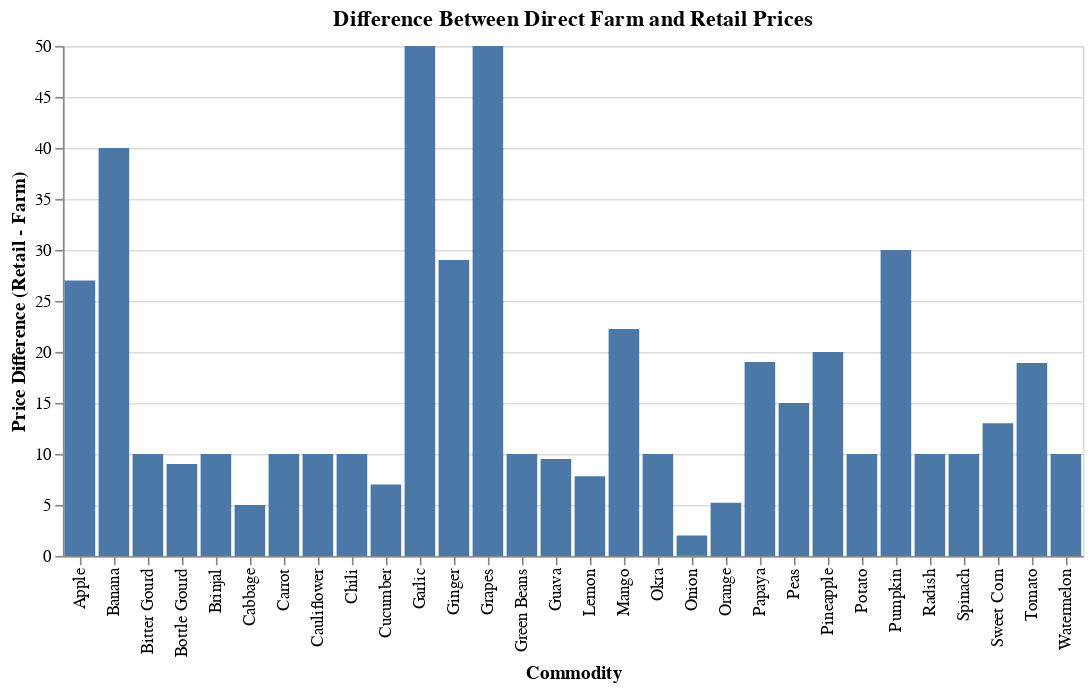

The code cell stored with this chart in its notebook:
### Code cell
import pandas as pd
import altair as alt

# Commodity data
commodity_data = [
    {
        "name": "Tomato",
        "farm_price": 20,
        "retail_price": 38.9,
        "unit": "kg",
        "image": "/images/Tomato.jpg",
        "category": "Vegetables",
        "farmer": "Raju",
        "locality": "Nalgonda"
    },
      {
    "name": "Potato",
    "farm_price": 20,
    "retail_price": 30,
    "unit": "kg",
    "image": "/images/Potato.jpg",
    "category": "Vegetables",
    "farmer": "Sita",
    "locality": "Warangal"
  },
  {
    "name": "Onion",
    "farm_price": 20,
    "retail_price": 22,
    "unit": "kg",
    "image": "/images/Onion.jpg",
    "category": "Vegetables",
    "farmer": "Lakshman",
    "locality": "Kurnool"
  },
  {
    "name": "Carrot",
    "farm_price": 35,
    "retail_price": 45,
    "unit": "kg",
    "image": "/images/Carrot.jpg",
    "category": "Vegetables",
    "farmer": "Meena",
    "locality": "Vijayawada"
  },
  {
    "name": "Cauliflower",
    "farm_price": 25,
    "retail_price": 35,
    "unit": "kg",
    "image": "/images/Cauliflower.webp",
    "category": "Vegetables",
    "farmer": "Ramesh",
    "locality": "Tirupati"
  },
  {
    "name": "Brinjal",
    "farm_price": 30,
    "retail_price": 40,
    "unit": "kg",
    "image": "/images/Brinjal.jpg",
    "category": "Vegetables",
    "farmer": "Anita",
    "locality": "Kadapa"
  },
  {
    "name": "Spinach",
    "farm_price": 20,
    "retail_price": 30,
    "unit": "bundle",
    "image": "/images/Spinach.webp",
    "category": "Vegetables",
    "farmer": "Prakash",
    "locality": "Guntur"
  },
  {
    "name": "Cabbage",
    "farm_price": 20,
    "retail_price": 25,
    "unit": "kg",
    "image": "/images/Cabbage.jpg",
    "category": "Vegetables",
    "farmer": "Sundar",
    "locality": "Rajahmundry"
  },
  {
    "name": "Peas",
    "farm_price": 105,
    "retail_price": 120,
    "unit": "kg",
    "image": "/images/Peas.webp",
    "category": "Vegetables",
    "farmer": "Radha",
    "locality": "Vizag"
  },
  {
    "name": "Radish",
    "farm_price": 40,
    "retail_price": 50,
    "unit": "kg",
    "image": "/images/Raddish.webp",
    "category": "Vegetables",
    "farmer": "Vikram",
    "locality": "Anantapur"
  },
  {
    "name": "Pumpkin",
    "farm_price": 120,
    "retail_price": 150,
    "unit": "kg",
    "image": "/images/Pumpkin.jpg",
    "category": "Vegetables",
    "farmer": "Lakshmi",
    "locality": "Khammam"
  },
  {
    "name": "Bottle Gourd",
    "farm_price": 26,
    "retail_price": 35,
    "unit": "kg",
    "image": "/images/Bottlegourd.webp",
    "category": "Vegetables",
    "farmer": "Suresh",
    "locality": "Nellore"
  },
  {
    "name": "Bitter Gourd",
    "farm_price": 30,
    "retail_price": 40,
    "unit": "kg",
    "image": "/images/Bittergourd.jpg",
    "category": "Vegetables",
    "farmer": "Geetha",
    "locality": "Kakinada"
  },
  {
    "name": "Okra",
    "farm_price": 20,
    "retail_price": 30,
    "unit": "kg",
    "image": "/images/Okra.avif",
    "category": "Vegetables",
    "farmer": "Manoj",
    "locality": "Eluru"
  },
  {
    "name": "Sweet Corn",
    "farm_price": 47,
    "retail_price": 60,
    "unit": "kg",
    "image": "/images/Sweetcorn.webp",
    "category": "Vegetables",
    "farmer": "Bhavani",
    "locality": "Chittoor"
  },
  {
    "name": "Green Beans",
    "farm_price": 35,
    "retail_price": 45,
    "unit": "kg",
    "image": "/images/GreenBeans.jpg",
    "category": "Vegetables",
    "farmer": "Sanjay",
    "locality": "Adilabad"
  },
  {
    "name": "Garlic",
    "farm_price": 200,
    "retail_price": 250,
    "unit": "kg",
    "image": "/images/Garlic.jpg",
    "category": "Vegetables",
    "farmer": "Meena",
    "locality": "Medak"
  },
  {
    "name": "Ginger",
    "farm_price": 91,
    "retail_price": 120,
    "unit": "kg",
    "image": "/images/Ginger.jpg",
    "category": "Vegetables",
    "farmer": "Ravi",
    "locality": "Nizamabad"
  },
  {
    "name": "Chili",
    "farm_price": 20,
    "retail_price": 30,
    "unit": "kg",
    "image": "/images/Chili.jpg",
    "category": "Vegetables",
    "farmer": "Kiran",
    "locality": "Mahbubnagar"
  },
  {
    "name": "Cucumber",
    "farm_price": 28,
    "retail_price": 35,
    "unit": "kg",
    "image": "/images/Cucumber.jpg",
    "category": "Vegetables",
    "farmer": "Swapna",
    "locality": "Srikakulam"
  },
  {
    "name": "Apple",
    "farm_price": 13,
    "retail_price": 40,
    "unit": "pcs",
    "image": "/images/Apple.webp",
    "category": "Fruits",
    "farmer": "John",
    "locality": "Shimla"
  },
  {
    "name": "Banana",
    "farm_price": 40,
    "retail_price": 80,
    "unit": "dozen",
    "image": "/images/Bannana.jpg",
    "category": "Fruits",
    "farmer": "Priya",
    "locality": "TamilNadu"
  },
  {
    "name": "Mango",
    "farm_price": 22.75,
    "retail_price": 45,
    "unit": "kg",
    "image": "/images/Mango.webp",
    "category": "Fruits",
    "farmer": "Anil",
    "locality": "UttarPradesh"
  },
  {
    "name": "Pineapple",
    "farm_price": 40,
    "retail_price": 60,
    "unit": "pcs",
    "image": "/images/Pineapple.webp",
    "category": "Fruits",
    "farmer": "Mary",
    "locality": "Vazhakulam"
  },
  {
    "name": "Papaya",
    "farm_price": 31,
    "retail_price": 50,
    "unit": "pcs",
    "image": "/images/Papaya.jpg",
    "category": "Fruits",
    "farmer": "Kumar",
    "locality": "Rajahmundry"
  },
  {
    "name": "Grapes",
    "farm_price": 100,
    "retail_price": 150,
    "unit": "kg",
    "image": "/images/Grapes.webp",
    "category": "Fruits",
    "farmer": "Sonal",
    "locality": "Nasik"
  },
  {
    "name": "Watermelon",
    "farm_price": 20,
    "retail_price": 30,
    "unit": "pcs",
    "image": "/images/Watermelon.webp",
    "category": "Fruits",
    "farmer": "Deepak",
    "locality": "Karnataka"
  },
  {
    "name": "Orange",
    "farm_price": 4.80,
    "retail_price": 10,
    "unit": "pcs",
    "image": "/images/Orange.webp",
    "category": "Fruits",
    "farmer": "Sneha",
    "locality": "Nagpur"
  },
  {
    "name": "Lemon",
    "farm_price": 7.20,
    "retail_price": 15,
    "unit": "pcs",
    "image": "/images/Lemon.jpg",
    "category": "Fruits",
    "farmer": "Rajesh",
    "locality": "Ukhrul"
  },
  {
    "name": "Guava",
    "farm_price": 5.50,
    "retail_price": 15,
    "unit": "pcs",
    "image": "/images/Guava.webp",
    "category": "Fruits",
    "farmer": "Rekha",
    "locality": "Bihar"
  },
]

# Create a DataFrame from the commodity data
df = pd.DataFrame(commodity_data)

# Calculate the price difference
df['price_difference'] = df['retail_price'] - df['farm_price']

# Create a bar chart
chart = alt.Chart(df).mark_bar().encode(
    x=alt.X('name:N', title='Commodity'),
    y=alt.Y('price_difference:Q', title='Price Difference (Retail - Farm)'),
    tooltip=['name', 'farm_price', 'retail_price', 'price_difference']
).properties(
    title='Difference Between Direct Farm and Retail Prices'
).interactive() # Make the chart interactive for zooming and panning

# Display the chart (this will render directly in Colab)
chart

### Figure 1 — Vega-Lite specification as saved in the notebook (floating-point values rounded to 4 significant figures)
{"config": {"view": {"continuousWidth": 300, "continuousHeight": 300}}, "data": {"name": "data-fbcecc9fa6924edefbe2b86d40d4c2b1"}, "mark": {"type": "bar"}, "encoding": {"tooltip": [{"field": "name", "type": "nominal"}, {"field": "farm_price", "type": "quantitative"}, {"field": "retail_price", "type": "quantitative"}, {"field": "price_difference", "type": "quantitative"}], "x": {"field": "name", "title": "Commodity", "type": "nominal"}, "y": {"field": "price_difference", "title": "Price Difference (Retail - Farm)", "type": "quantitative"}}, "params": [{"name": "param_1", "select": {"type": "interval", "encodings": ["x", "y"]}, "bind": "scales"}], "title": "Difference Between Direct Farm and Retail Prices", "$schema": "https://vega.github.io/schema/vega-lite/v5.20.1.json", "datasets": {"data-fbcecc9fa6924edefbe2b86d40d4c2b1": [{"name": "Tomato", "farm_price": 20.0, "retail_price": 38.9, "unit": "kg", "image": "/images/Tomato.jpg", "category": "Vegetables", "farmer": "Raju", "locality": "Nalgonda", "price_difference": 18.9}, {"name": "Potato", "farm_price": 20.0, "retail_price": 30.0, "unit": "kg", "image": "/images/Potato.jpg", "category": "Vegetables", "farmer": "Sita", "locality": "Warangal", "price_difference": 10.0}, {"name": "Onion", "farm_price": 20.0, "retail_price": 22.0, "unit": "kg", "image": "/images/Onion.jpg", "category": "Vegetables", "farmer": "Lakshman", "locality": "Kurnool", "price_difference": 2.0}, {"name": "Carrot", "farm_price": 35.0, "retail_price": 45.0, "unit": "kg", "image": "/images/Carrot.jpg", "category": "Vegetables", "farmer": "Meena", "locality": "Vijayawada", "price_difference": 10.0}, {"name": "Cauliflower", "farm_price": 25.0, "retail_price": 35.0, "unit": "kg", "image": "/images/Cauliflower.webp", "category": "Vegetables", "farmer": "Ramesh", "locality": "Tirupati", "price_difference": 10.0}, {"name": "Brinjal", "farm_price": 30.0, "retail_price": 40.0, "unit": "kg", "image": "/images/Brinjal.jpg", "category": "Vegetables", "farmer": "Anita", "locality": "Kadapa", "price_difference": 10.0}, {"name": "Spinach", "farm_price": 20.0, "retail_price": 30.0, "unit": "bundle", "image": "/images/Spinach.webp", "category": "Vegetables", "farmer": "Prakash", "locality": "Guntur", "price_difference": 10.0}, {"name": "Cabbage", "farm_price": 20.0, "retail_price": 25.0, "unit": "kg", "image": "/images/Cabbage.jpg", "category": "Vegetables", "farmer": "Sundar", "locality": "Rajahmundry", "price_difference": 5.0}, {"name": "Peas", "farm_price": 105.0, "retail_price": 120.0, "unit": "kg", "image": "/images/Peas.webp", "category": "Vegetables", "farmer": "Radha", "locality": "Vizag", "price_difference": 15.0}, {"name": "Radish", "farm_price": 40.0, "retail_price": 50.0, "unit": "kg", "image": "/images/Raddish.webp", "category": "Vegetables", "farmer": "Vikram", "locality": "Anantapur", "price_difference": 10.0}, {"name": "Pumpkin", "farm_price": 120.0, "retail_price": 150.0, "unit": "kg", "image": "/images/Pumpkin.jpg", "category": "Vegetables", "farmer": "Lakshmi", "locality": "Khammam", "price_difference": 30.0}, {"name": "Bottle Gourd", "farm_price": 26.0, "retail_price": 35.0, "unit": "kg", "image": "/images/Bottlegourd.webp", "category": "Vegetables", "farmer": "Suresh", "locality": "Nellore", "price_difference": 9.0}, {"name": "Bitter Gourd", "farm_price": 30.0, "retail_price": 40.0, "unit": "kg", "image": "/images/Bittergourd.jpg", "category": "Vegetables", "farmer": "Geetha", "locality": "Kakinada", "price_difference": 10.0}, {"name": "Okra", "farm_price": 20.0, "retail_price": 30.0, "unit": "kg", "image": "/images/Okra.avif", "category": "Vegetables", "farmer": "Manoj", "locality": "Eluru", "price_difference": 10.0}, {"name": "Sweet Corn", "farm_price": 47.0, "retail_price": 60.0, "unit": "kg", "image": "/images/Sweetcorn.webp", "category": "Vegetables", "farmer": "Bhavani", "locality": "Chittoor", "price_difference": 13.0}, {"name": "Green Beans", "farm_price": 35.0, "retail_price": 45.0, "unit": "kg", "image": "/images/GreenBeans.jpg", "category": "Vegetables", "farmer": "Sanjay", "locality": "Adilabad", "price_difference": 10.0}, {"name": "Garlic", "farm_price": 200.0, "retail_price": 250.0, "unit": "kg", "image": "/images/Garlic.jpg", "category": "Vegetables", "farmer": "Meena", "locality": "Medak", "price_difference": 50.0}, {"name": "Ginger", "farm_price": 91.0, "retail_price": 120.0, "unit": "kg", "image": "/images/Ginger.jpg", "category": "Vegetables", "farmer": "Ravi", "locality": "Nizamabad", "price_difference": 29.0}, {"name": "Chili", "farm_price": 20.0, "retail_price": 30.0, "unit": "kg", "image": "/images/Chili.jpg", "category": "Vegetables", "farmer": "Kiran", "locality": "Mahbubnagar", "price_difference": 10.0}, {"name": "Cucumber", "farm_price": 28.0, "retail_price": 35.0, "unit": "kg", "image": "/images/Cucumber.jpg", "category": "Vegetables", "farmer": "Swapna", "locality": "Srikakulam", "price_difference": 7.0}, {"name": "Apple", "farm_price": 13.0, "retail_price": 40.0, "unit": "pcs", "image": "/images/Apple.webp", "category": "Fruits", "farmer": "John", "locality": "Shimla", "price_difference": 27.0}, {"name": "Banana", "farm_price": 40.0, "retail_price": 80.0, "unit": "dozen", "image": "/images/Bannana.jpg", "category": "Fruits", "farmer": "Priya", "locality": "TamilNadu", "price_difference": 40.0}, {"name": "Mango", "farm_price": 22.75, "retail_price": 45.0, "unit": "kg", "image": "/images/Mango.webp", "category": "Fruits", "farmer": "Anil", "locality": "UttarPradesh", "price_difference": 22.25}, {"name": "Pineapple", "farm_price": 40.0, "retail_price": 60.0, "unit": "pcs", "image": "/images/Pineapple.webp", "category": "Fruits", "farmer": "Mary", "locality": "Vazhakulam", "price_difference": 20.0}, {"name": "Papaya", "farm_price": 31.0, "retail_price": 50.0, "unit": "pcs", "image": "/images/Papaya.jpg", "category": "Fruits", "farmer": "Kumar", "locality": "Rajahmundry", "price_difference": 19.0}, {"name": "Grapes", "farm_price": 100.0, "retail_price": 150.0, "unit": "kg", "image": "/images/Grapes.webp", "category": "Fruits", "farmer": "Sonal", "locality": "Nasik", "price_difference": 50.0}, {"name": "Watermelon", "farm_price": 20.0, "retail_price": 30.0, "unit": "pcs", "image": "/images/Watermelon.webp", "category": "Fruits", "farmer": "Deepak", "locality": "Karnataka", "price_difference": 10.0}, {"name": "Orange", "farm_price": 4.8, "retail_price": 10.0, "unit": "pcs", "image": "/images/Orange.webp", "category": "Fruits", "farmer": "Sneha", "locality": "Nagpur", "price_difference": 5.2}, {"name": "Lemon", "farm_price": 7.2, "retail_price": 15.0, "unit": "pcs", "image": "/images/Lemon.jpg", "category": "Fruits", "farmer": "Rajesh", "locality": "Ukhrul", "price_difference": 7.8}, {"name": "Guava", "farm_price": 5.5, "retail_price": 15.0, "unit": "pcs", "image": "/images/Guava.webp", "category": "Fruits", "farmer": "Rekha", "locality": "Bihar", "price_difference": 9.5}]}}
